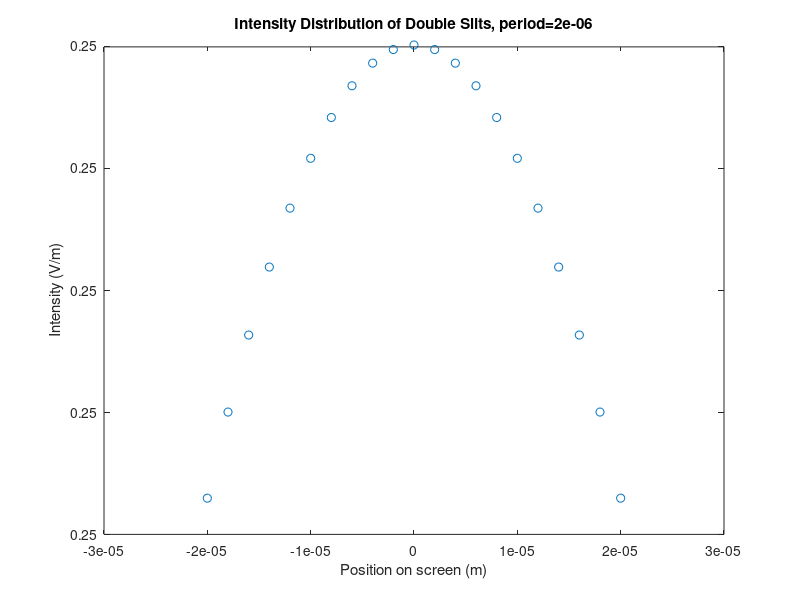

The MATLAB source for this figure:
lambda=500e-9;  % wavelength
n=1.4;          % refractive index
f=0.1;          % focal length (m)
x0=2e-6;        % spatial period (m)
k0=2*pi/lambda;  % spatial frequency
size=21;
x1=linspace(-20e-6,20e-6,size);

%y=abs((1-exp(-1i*k0*(2*x1./f-n)))./(1i*k0*(2*x1./f-n))).^2;
y=abs((-1 + exp(1i*8*pi/5)/2)*sinc(x1.*(k0*x0/(4*f))) + sinc(x1.*(k0*x0/(2*f)))).^2
plot(x1,y,'o');
title(['Intensity Distribution of Double Slits, period=',num2str(x0)]);
xlabel('Position on screen (m)');
ylabel('Intensity (V/m)');
